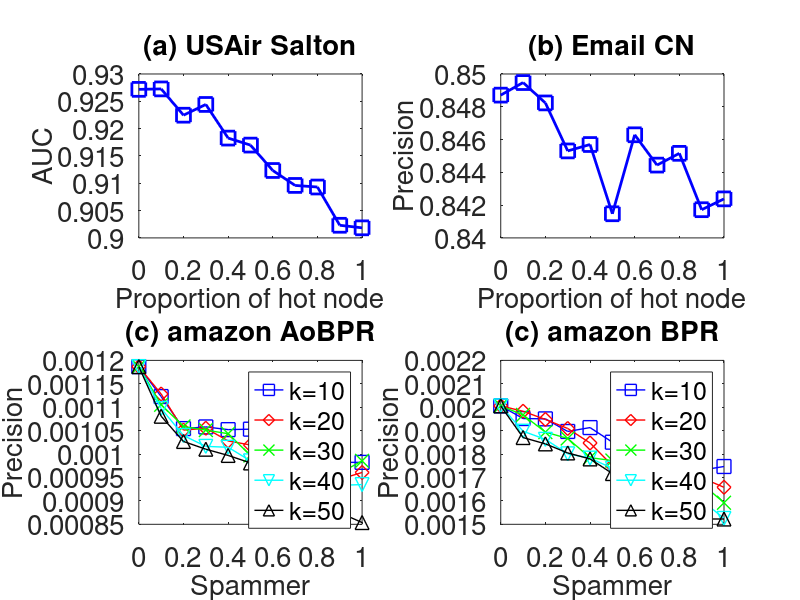

Here is the MATLAB script that generated this plot:
subplot(2,2,1);
x=0:0.1:1;
y=[0.927184667,0.927267,0.922455,0.924424333,0.918266,0.916985,0.912336,0.909603,0.909311667,0.902311,0.901842667,];
plot(x,y,'-bs','LineWidth',2,'MarkerSize',10);
set(gca,'FontSize',20);
xlabel('Proportion of hot node','fontsize',20);
ylabel('AUC','fontsize',20);
title('(a) USAir Salton','fontsize',20);

subplot(2,2,2);
x=0:0.1:1;
y=[0.84871,0.849476333,0.848234333 ,0.845306333 ,0.845697  0.841471667  ,0.846290667 ,0.844441 ,0.845158667 ,0.84172 ,0.842381 ,];
plot(x,y,'-bs','LineWidth',2,'MarkerSize',10);
set(gca,'FontSize',20);
xlabel('Proportion of hot node','fontsize',20);
ylabel('Precision','fontsize',20);
title('(b) Email CN','fontsize',20);

subplot(2,2,3);
x=0:0.1:1;
y=[0.001186700767263420 ,0.001122807017543860  ,0.00105434782608695 ,0.00105797101449275 ,0.00105217391304348 ,0.00105314009661836 ,0.00101601830663615 ,0.000997711670480547,0.000982286634460545 ,0.000982286634460545  ,0.000982286634460544 ,];
plot(x,y,'-bs','LineWidth',1,'MarkerSize',10);
hold on;

y=[0.001186700767263420,0.00112820512820513,0.00105120772946860 ,0.00105507246376811 ,0.0010280193236715,0.001019323671497580,0.000998885172798214,0.00100483091787439 ,0.00098357487922705 ,0.000946169772256727,0.000960662525879914 ,];
plot(x,y,'-rd','LineWidth',1,'MarkerSize',10);
hold on;

y=[0.001186700767263420,0.00110531400966183,0.00105893719806763 ,0.0010512077294686,0.00104347826086956,0.00099710144927536,0.000989371980676325,0.00098964803312629,0.000972129319955403,0.000959156785243739,0.000985507246376808,];
plot(x,y,'-gx','LineWidth',1,'MarkerSize',10);
hold on;

y=[0.001186700767263420,0.00109730848861283,0.00103961352657004,0.00101642512077294,0.00101449275362318,0.000985507246376809,0.000979066022544282,0.000966183574879225,0.000934782608695649,0.000933333333333331 ,0.000934782608695651,];
plot(x,y,'-cv','LineWidth',1,'MarkerSize',10);
hold on;

y=[0.001186700767263420,0.0010807453416149,0.00102691511387163,0.0010103519668737,0.00099710144927536,0.000981047937569675,0.000964803312629397,0.000919806763285022,0.000912077294685988,0.000874835309617916,0.000853754940711461 ,];
plot(x,y,'-k^','LineWidth',1,'MarkerSize',10);


set(gca,'FontSize',20);
xlabel('Spammer','fontsize',20);
ylabel('Precision','fontsize',20);
title('(c) amazon AoBPR','fontsize',20);

legend('k=10','k=20','k=30','k=40','k=50');
hold on;


subplot(2,2,4);
x=0:0.1:1;
y=[0.00200579710144927,0.001951690821256040 ,0.00195031055900621  ,0.00189648033126294 ,0.00191304347826087 ,0.00185061315496098 ,0.00185093167701863 ,0.00183574879227053 ,0.00177004830917874 ,0.001731400966183570 ,0.00174685990338164  ,];
plot(x,y,'-bs','LineWidth',1,'MarkerSize',10);
hold on;

y=[0.00200579710144927,0.00198260869565217 ,0.00194782608695652 ,0.00190917874396135 ,0.00184734299516908,0.00175072463768115,0.00173140096618357,0.00176548089591567 ,0.0017391304347826 ,0.00169899665551839,0.00165797101449275,];
plot(x,y,'-rd','LineWidth',1,'MarkerSize',10);
hold on;

y=[0.00200579710144927,0.0019671497584541,0.00189371980676328 ,0.001866666666666660,0.00178467908902691,0.00177225672877846,0.00175845410628019,0.00173913043478261,0.00172129319955406,0.00167342995169082,0.00159227053140096,];
plot(x,y,'-gx','LineWidth',1,'MarkerSize',10);
hold on;

y=[0.00200579710144927,0.0018975845410628,0.00186280193236715,0.00180096618357488,0.00178260869565217,0.0017391304347826,0.00172367149758454,0.00170821256038647,0.00170434782608695,0.00160248447204969  ,0.00152508361204013,];
plot(x,y,'-cv','LineWidth',1,'MarkerSize',10);
hold on;

y=[0.00200579710144927,0.001870531400966180 ,0.00184347826086956,0.00180483091787439,0.001779264214046820,0.00171683389074693,0.001700483091787430 ,0.00166570048309178,0.00163091787439613,0.0015227053140096625,0.0015227053140096623 ,];
plot(x,y,'-k^','LineWidth',1,'MarkerSize',10);


set(gca,'FontSize',20);
xlabel('Spammer','fontsize',20);
ylabel('Precision','fontsize',20);
title('(c) amazon BPR','fontsize',20);

legend('k=10','k=20','k=30','k=40','k=50');
hold on;
